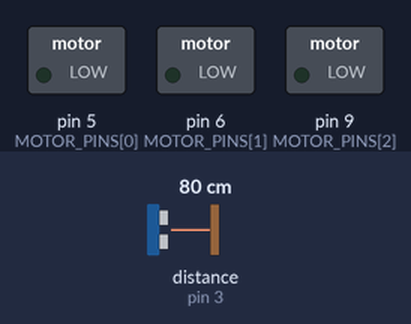
The sketch below on a simulated Arduino Nano, built with avr-gcc and run on an emulated ATmega328P. Parts: switched loads named in the sketch (green lamp = pin HIGH). Wiring (inferred from the names in the program): ultrasonic range finder: trigger pin 2; echo pin 3. Dashed ring = blinking. Inputs (shaded band) come from the test bench; at power-on: distance to the obstacle (sensor on pin 3) 80 cm. The echo pulse lasts 58.3 µs per cm; pins used as bus, display or sensor lines are not drawn.

Above: at 1.2 s.
1.3 s: distance to the obstacle (sensor on pin 3) set to 55 cm
4.3 s: distance to the obstacle (sensor on pin 3) set to 45 cm
At 5.1 s:
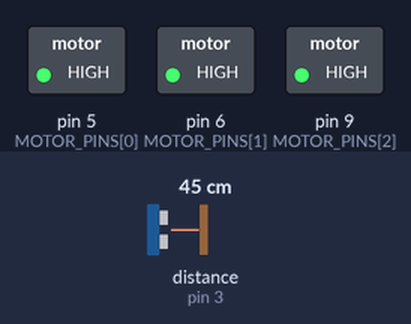
5.8 s: distance to the obstacle (sensor on pin 3) set to 120 cm
At 6.2 s:
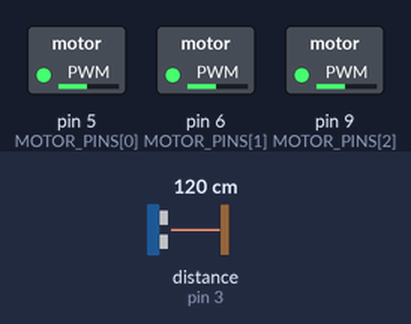
8.8 s: distance to the obstacle (sensor on pin 3) set to 105 cm
11.8 s: distance to the obstacle (sensor on pin 3) set to 97 cm
At 13.06 s:
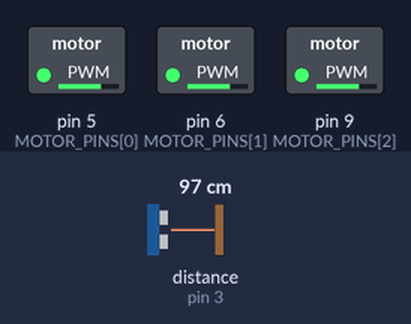
14.8 s: distance to the obstacle (sensor on pin 3) set to 2 cm
Timing chart, 0 to 17.3 s (numbered marks = the images above; inputs shaded):
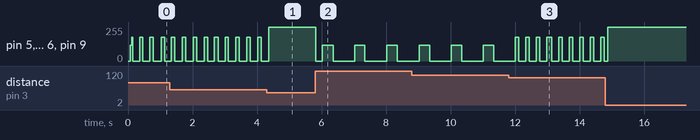

Measured:
- the behaviour switches between 51 and 50 cm on distance to the obstacle (sensor on pin 3) (found by bisection; images 0 and 1)
- the behaviour switches between 101 and 100 cm on distance to the obstacle (sensor on pin 3) (found by bisection; images 2 and 3)
- after the input at 5.8 s, pin 5 (MOTOR_PINS[0]), pin 6 (MOTOR_PINS[1]), pin 9 (MOTOR_PINS[2]): 255/255 → 0/255 at once, then repeats every 1.0 s: 120/255 0.34 s, 0/255 0.68 s
- after the input at 11.8 s, pin 5 (MOTOR_PINS[0]), pin 6 (MOTOR_PINS[1]), pin 9 (MOTOR_PINS[2]): alternates 180/255 for 0.11 s and 0/255 for 0.22 s, starting after 0.21 s
- by itself, pin 5 (MOTOR_PINS[0]), pin 6 (MOTOR_PINS[1]), pin 9 (MOTOR_PINS[2]): alternates 180/255 for 0.10 s and 0/255 for 0.24 s

The sketch:

echosense.ino
```cpp
/*
  EchoSense: conceptual firmware (Arduino Nano + HC-SR04 + 3 coin ERM motors)
  Author: Aravind K T (240169), IIT Kanpur
  Wiring (conceptual):
    HC-SR04  TRIG -> D2, ECHO -> D3, VCC -> 5V, GND -> GND
    Motors   (each via NPN transistor/MOSFET + flyback diode): D5, D6, D9 (PWM)
*/
const uint8_t TRIG_PIN = 2;
const uint8_t ECHO_PIN = 3;
const uint8_t MOTOR_PINS[3] = {5, 6, 9};
enum Zone { CLEAR, AWARE, NEAR_, DANGER };
const int AWARE_CM = 200, NEAR_CM = 100, DANGER_CM = 50;
const uint8_t N = 4;
long samples[N];
uint8_t idx = 0;

long readDistanceCm() {
  digitalWrite(TRIG_PIN, LOW);  delayMicroseconds(2);
  digitalWrite(TRIG_PIN, HIGH); delayMicroseconds(10);
  digitalWrite(TRIG_PIN, LOW);
  unsigned long t = pulseIn(ECHO_PIN, HIGH, 25000UL);
  if (t == 0) return 400;                 // no echo: treat as clear
  return (long)(t * 0.0343 / 2.0);        // d = v * t / 2
}
Zone zoneFor(long cm) {
  if (cm < DANGER_CM) return DANGER;
  if (cm < NEAR_CM)   return NEAR_;
  if (cm < AWARE_CM)  return AWARE;
  return CLEAR;
}
void setMotors(uint8_t duty) { for (uint8_t i = 0; i < 3; i++) analogWrite(MOTOR_PINS[i], duty); }
void pulse(float rateHz, uint8_t duty) {
  unsigned long period = (unsigned long)(1000.0 / rateHz);
  setMotors((millis() % period) < (period / 3) ? duty : 0);
}
void renderHaptics(Zone z) {
  switch (z) {
    case CLEAR:  setMotors(0);    break;   // silence = clear path
    case AWARE:  pulse(1.0, 120); break;   // gentle pulse
    case NEAR_:  pulse(3.0, 180); break;   // faster pulse
    case DANGER: setMotors(255);  break;   // continuous buzz
  }
}
void setup() {
  pinMode(TRIG_PIN, OUTPUT); pinMode(ECHO_PIN, INPUT);
  for (uint8_t i = 0; i < 3; i++) pinMode(MOTOR_PINS[i], OUTPUT);
  for (uint8_t i = 0; i < N; i++) samples[i] = 400;
}
void loop() {
  samples[idx] = readDistanceCm(); idx = (idx + 1) % N;
  long sum = 0; for (uint8_t i = 0; i < N; i++) sum += samples[i];
  renderHaptics(zoneFor(sum / N));
  delay(30);
}
```
